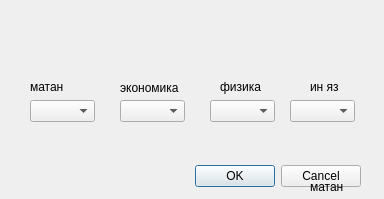
<?xml version="1.0" encoding="UTF-8"?>
<ui version="4.0">
 <class>addingGrades</class>
 <widget class="QDialog" name="addingGrades">
  <property name="geometry">
   <rect>
    <x>0</x>
    <y>0</y>
    <width>384</width>
    <height>199</height>
   </rect>
  </property>
  <property name="windowTitle">
   <string>Dialog</string>
  </property>
  <widget class="QDialogButtonBox" name="buttonBox">
   <property name="geometry">
    <rect>
     <x>20</x>
     <y>160</y>
     <width>341</width>
     <height>32</height>
    </rect>
   </property>
   <property name="orientation">
    <enum>Qt::Horizontal</enum>
   </property>
   <property name="standardButtons">
    <set>QDialogButtonBox::Cancel|QDialogButtonBox::Ok</set>
   </property>
  </widget>
  <widget class="QComboBox" name="comboBox">
   <property name="geometry">
    <rect>
     <x>30</x>
     <y>100</y>
     <width>65</width>
     <height>22</height>
    </rect>
   </property>
   <property name="currentIndex">
    <number>-1</number>
   </property>
   <item>
    <property name="text">
     <string>Н/А</string>
    </property>
   </item>
   <item>
    <property name="text">
     <string>2</string>
    </property>
   </item>
   <item>
    <property name="text">
     <string>3</string>
    </property>
   </item>
   <item>
    <property name="text">
     <string>4</string>
    </property>
   </item>
   <item>
    <property name="text">
     <string>5</string>
    </property>
   </item>
  </widget>
  <widget class="QComboBox" name="comboBox_2">
   <property name="geometry">
    <rect>
     <x>120</x>
     <y>100</y>
     <width>65</width>
     <height>22</height>
    </rect>
   </property>
   <property name="currentIndex">
    <number>-1</number>
   </property>
   <item>
    <property name="text">
     <string>Н/А</string>
    </property>
   </item>
   <item>
    <property name="text">
     <string>2</string>
    </property>
   </item>
   <item>
    <property name="text">
     <string>3</string>
    </property>
   </item>
   <item>
    <property name="text">
     <string>4</string>
    </property>
   </item>
   <item>
    <property name="text">
     <string>5</string>
    </property>
   </item>
  </widget>
  <widget class="QComboBox" name="comboBox_3">
   <property name="geometry">
    <rect>
     <x>210</x>
     <y>100</y>
     <width>65</width>
     <height>22</height>
    </rect>
   </property>
   <property name="currentIndex">
    <number>-1</number>
   </property>
   <item>
    <property name="text">
     <string>Н/А</string>
    </property>
   </item>
   <item>
    <property name="text">
     <string>2</string>
    </property>
   </item>
   <item>
    <property name="text">
     <string>3</string>
    </property>
   </item>
   <item>
    <property name="text">
     <string>4</string>
    </property>
   </item>
   <item>
    <property name="text">
     <string>5</string>
    </property>
   </item>
  </widget>
  <widget class="QComboBox" name="comboBox_4">
   <property name="geometry">
    <rect>
     <x>290</x>
     <y>100</y>
     <width>65</width>
     <height>22</height>
    </rect>
   </property>
   <property name="currentIndex">
    <number>-1</number>
   </property>
   <item>
    <property name="text">
     <string>Н/А</string>
    </property>
   </item>
   <item>
    <property name="text">
     <string>2</string>
    </property>
   </item>
   <item>
    <property name="text">
     <string>3</string>
    </property>
   </item>
   <item>
    <property name="text">
     <string>4</string>
    </property>
   </item>
   <item>
    <property name="text">
     <string>5</string>
    </property>
   </item>
  </widget>
  <widget class="QLabel" name="label">
   <property name="geometry">
    <rect>
     <x>30</x>
     <y>80</y>
     <width>47</width>
     <height>14</height>
    </rect>
   </property>
   <property name="text">
    <string>матан</string>
   </property>
  </widget>
  <widget class="QLabel" name="label_2">
   <property name="geometry">
    <rect>
     <x>120</x>
     <y>80</y>
     <width>61</width>
     <height>16</height>
    </rect>
   </property>
   <property name="text">
    <string>экономика</string>
   </property>
  </widget>
  <widget class="QLabel" name="label_3">
   <property name="geometry">
    <rect>
     <x>220</x>
     <y>80</y>
     <width>47</width>
     <height>14</height>
    </rect>
   </property>
   <property name="text">
    <string>физика</string>
   </property>
  </widget>
  <widget class="QLabel" name="label_4">
   <property name="geometry">
    <rect>
     <x>310</x>
     <y>80</y>
     <width>47</width>
     <height>14</height>
    </rect>
   </property>
   <property name="text">
    <string>ин яз</string>
   </property>
  </widget>
  <widget class="QComboBox" name="comboBox_5">
   <property name="geometry">
    <rect>
     <x>310</x>
     <y>200</y>
     <width>65</width>
     <height>22</height>
    </rect>
   </property>
   <property name="currentIndex">
    <number>-1</number>
   </property>
   <item>
    <property name="text">
     <string>Н/А</string>
    </property>
   </item>
   <item>
    <property name="text">
     <string>2</string>
    </property>
   </item>
   <item>
    <property name="text">
     <string>3</string>
    </property>
   </item>
   <item>
    <property name="text">
     <string>4</string>
    </property>
   </item>
   <item>
    <property name="text">
     <string>5</string>
    </property>
   </item>
  </widget>
  <widget class="QLabel" name="label_5">
   <property name="geometry">
    <rect>
     <x>310</x>
     <y>180</y>
     <width>47</width>
     <height>14</height>
    </rect>
   </property>
   <property name="text">
    <string>матан</string>
   </property>
  </widget>
  <widget class="QLabel" name="label_6">
   <property name="geometry">
    <rect>
     <x>590</x>
     <y>180</y>
     <width>47</width>
     <height>14</height>
    </rect>
   </property>
   <property name="text">
    <string>ин яз</string>
   </property>
  </widget>
  <widget class="QComboBox" name="comboBox_6">
   <property name="geometry">
    <rect>
     <x>490</x>
     <y>200</y>
     <width>65</width>
     <height>22</height>
    </rect>
   </property>
   <property name="currentIndex">
    <number>-1</number>
   </property>
   <item>
    <property name="text">
     <string>Н/А</string>
    </property>
   </item>
   <item>
    <property name="text">
     <string>2</string>
    </property>
   </item>
   <item>
    <property name="text">
     <string>3</string>
    </property>
   </item>
   <item>
    <property name="text">
     <string>4</string>
    </property>
   </item>
   <item>
    <property name="text">
     <string>5</string>
    </property>
   </item>
  </widget>
  <widget class="QLabel" name="label_7">
   <property name="geometry">
    <rect>
     <x>500</x>
     <y>180</y>
     <width>47</width>
     <height>14</height>
    </rect>
   </property>
   <property name="text">
    <string>физика</string>
   </property>
  </widget>
  <widget class="QComboBox" name="comboBox_7">
   <property name="geometry">
    <rect>
     <x>400</x>
     <y>200</y>
     <width>65</width>
     <height>22</height>
    </rect>
   </property>
   <property name="currentIndex">
    <number>-1</number>
   </property>
   <item>
    <property name="text">
     <string>Н/А</string>
    </property>
   </item>
   <item>
    <property name="text">
     <string>2</string>
    </property>
   </item>
   <item>
    <property name="text">
     <string>3</string>
    </property>
   </item>
   <item>
    <property name="text">
     <string>4</string>
    </property>
   </item>
   <item>
    <property name="text">
     <string>5</string>
    </property>
   </item>
  </widget>
  <widget class="QLabel" name="label_8">
   <property name="geometry">
    <rect>
     <x>400</x>
     <y>180</y>
     <width>61</width>
     <height>16</height>
    </rect>
   </property>
   <property name="text">
    <string>экономика</string>
   </property>
  </widget>
  <widget class="QComboBox" name="comboBox_8">
   <property name="geometry">
    <rect>
     <x>570</x>
     <y>200</y>
     <width>65</width>
     <height>22</height>
    </rect>
   </property>
   <property name="currentIndex">
    <number>-1</number>
   </property>
   <item>
    <property name="text">
     <string>Н/А</string>
    </property>
   </item>
   <item>
    <property name="text">
     <string>2</string>
    </property>
   </item>
   <item>
    <property name="text">
     <string>3</string>
    </property>
   </item>
   <item>
    <property name="text">
     <string>4</string>
    </property>
   </item>
   <item>
    <property name="text">
     <string>5</string>
    </property>
   </item>
  </widget>
 </widget>
 <resources/>
 <connections>
  <connection>
   <sender>buttonBox</sender>
   <signal>accepted()</signal>
   <receiver>addingGrades</receiver>
   <slot>accept()</slot>
   <hints>
    <hint type="sourcelabel">
     <x>248</x>
     <y>254</y>
    </hint>
    <hint type="destinationlabel">
     <x>157</x>
     <y>274</y>
    </hint>
   </hints>
  </connection>
  <connection>
   <sender>buttonBox</sender>
   <signal>rejected()</signal>
   <receiver>addingGrades</receiver>
   <slot>reject()</slot>
   <hints>
    <hint type="sourcelabel">
     <x>316</x>
     <y>260</y>
    </hint>
    <hint type="destinationlabel">
     <x>286</x>
     <y>274</y>
    </hint>
   </hints>
  </connection>
 </connections>
</ui>
